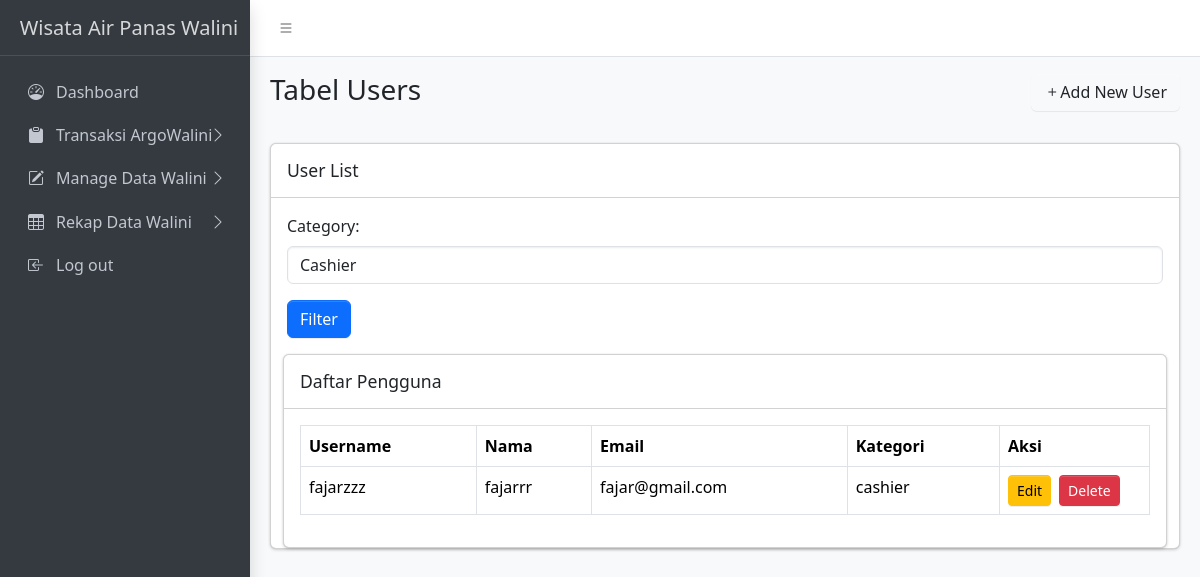
The page /admin/user.php?kategori=cashier on the database its author committed.
### tables this page shows
CREATE TABLE `users` (
  `id` int(11) NOT NULL,
  `name` varchar(100) NOT NULL,
  `username` varchar(50) NOT NULL,
  `email` varchar(100) NOT NULL,
  `kategori_user` enum('cashier','manager','administrator','officer','monitoring') NOT NULL,
  `password` varchar(255) NOT NULL,
  `created_at` timestamp NOT NULL DEFAULT current_timestamp()
);

### admin/user.php (the view, shortened to what this page needs)
<?php
require '../includes/db_connect.php';
$kategori = isset($_GET['kategori']) ? $_GET['kategori'] : '';
if ($kategori && $kategori !== '') {
    $sql = "SELECT name, username, email, kategori_user FROM users WHERE kategori_user = ?";
    $stmt = $conn->prepare($sql);
    $stmt->bind_param("s", $kategori);
    $stmt->execute();
    $result = $stmt->get_result();
} else {
    $sql = "SELECT name, username, email, kategori_user FROM users";
    $result = $conn->query($sql);
}
?>
<!DOCTYPE html>
<html lang="en">
<head>
    <link rel="stylesheet" href="https://cdn.jsdelivr.net/npm/@fontsource/source-sans-3@5.0.12/index.css">
    <link rel="stylesheet" href="https://cdn.jsdelivr.net/npm/overlayscrollbars@2.3.0/styles/overlayscrollbars.min.css">
    <link rel="stylesheet" href="https://cdn.jsdelivr.net/npm/bootstrap-icons@1.11.0/font/bootstrap-icons.min.css">
    <link rel="stylesheet" href="../assets/css/adminlte.css">
    <link rel="stylesheet" href="https://cdn.jsdelivr.net/npm/apexcharts@3.37.1/dist/apexcharts.css">
    <link rel="stylesheet" href="https://cdn.jsdelivr.net/npm/jsvectormap@1.5.3/dist/css/jsvectormap.min.css">
</head>
<body class="layout-fixed sidebar-expand-lg bg-body-tertiary">
    <div class="app-wrapper">
        <nav class="app-header navbar navbar-expand bg-body">
            <div class="container-fluid">
                <ul class="navbar-nav">
                    <li class="nav-item"> <a class="nav-link" data-lte-toggle="sidebar" href="#" role="button"> <i class="bi bi-list"></i> </a> </li>
                </ul>
            </div>
        </nav>
        <aside class="app-sidebar bg-body-secondary shadow" data-bs-theme="dark">
            <div class="sidebar-brand"> <a href="./index.html" class="brand-link"> <span class="brand-text fw-light">Wisata Air Panas Walini</span> </a> </div>
            <div class="sidebar-wrapper">
                <nav class="mt-2">
                    <ul class="nav sidebar-menu flex-column" data-lte-toggle="treeview" role="menu" data-accordion="false">
                        <li class="nav-item">
                            <a href="./index.html" class="nav-link" role="menuitem">
                                <i class="nav-icon bi bi-speedometer"></i>
                                <p>Dashboard</p>
                            </a>
                        </li>
                        <li class="nav-item">
                            <a href="#" class="nav-link" role="menuitem">
                                <i class="nav-icon bi bi-clipboard-fill"></i>
                                <p>Transaksi ArgoWalini
                                    <i class="nav-arrow bi bi-chevron-right"></i>
                                </p>
                            </a>
                        </li>
                        <li class="nav-item">
                            <a href="#" class="nav-link" role="menuitem">
                                <i class="nav-icon bi bi-pencil-square"></i>
                                <p>Manage Data Walini
                                </p>
                            </a>
                        </li>
                        <li class="nav-item">
                            <a href="#" class="nav-link" role="menuitem">
                                <i class="nav-icon bi bi-table"></i>
                                <p>Rekap Data Walini
                                </p>
                            </a>
                        </li>
                        <li class="nav-item">
                            <a href="./docs/introduction.html" class="nav-link" role="menuitem">
                                <i class="nav-icon bi bi-box-arrow-in-left"></i>
                                <p>Log out</p>
                            </a>
                        </li>
                    </ul>
                </nav>
            </div>
        </aside>
        <main class="app-main">
            <div class="app-content-header">
                <div class="container-fluid">
                    <div class="row">
                        <div class="col-sm-6">
                            <h3 class="mb-0">Tabel Users</h3>
                        </div>
                        <div class="col-sm-6 text-end">
                            <button class="btn btn-custom mb-3" data-bs-toggle="modal" data-bs-target="#addUserModal"><i class="bi bi-plus"></i>Add New User</button>
                        </div>
                    </div>
                </div>
            </div>
            <div class="app-content">
                <div class="container-fluid">
                    <div class="row">
                        <div class="col-md-12">
                            <div class="card mb-4">
                                <div class="card-header">
                                    <h3 class="card-title">User List</h3>
                                </div>
                                <div class="card-body">
                                    <form class="row g-3">
                                        <div class="col-12">
                                            <label for="filterCategory" class="form-label">Category:</label>
                                            <select name="kategori" id="filterkategori" class="form-control">
                                                <option value="cashier" <?= $kategori === 'cashier' ? 'selected' : '' ?>>Cashier</option>
                                            </select>
                                        </div>
                                        <div class="col-md-4 align-self-end">
                                        <button type="submit" class="btn btn-primary">Filter</button>
                                    </div>
                                    </form>
                                </div>
                                <div class="container-fluid">
                                    <div class="card">
                                        <div class="card-header">
                                            <h3 class="card-title">Daftar Pengguna</h3>
                                        </div>
                                        <div class="card-body">
                                            <div class="table-responsive">
                                                <table class="table table-bordered">
                                                    <thead>
                                                        <tr>
                                                            <th>Username</th>
                                                            <th>Nama</th>
                                                            <th>Email</th>
                                                            <th>Kategori</th>
                                                            <th style="width: 150px">Aksi</th>
                                                        </tr>
                                                    </thead>
                                                    <tbody>
                                                        <?php if (mysqli_num_rows($result) > 0): ?>
                                                            <?php while ($row = mysqli_fetch_assoc($result)): ?>
                                                                <tr>
                                                                    <td><?= htmlspecialchars($row['username']); ?></td>
                                                                    <td><?= htmlspecialchars($row['name']); ?></td>
                                                                    <td><?= isset($row['email']) ? htmlspecialchars($row['email']) : 'Tidak Ada Data'; ?></td>
                                                                    <td><?= isset($row['kategori_user']) ? htmlspecialchars($row['kategori_user']) : 'Tidak Ada Data'; ?></td>
                                                                    <td>
                                                                        <div class="d-flex gap-2">
                                                                            <a href="#"
                                                                                class="btn btn-warning btn-sm"
                                                                                data-bs-toggle="modal"
                                                                                data-bs-target="#editUserModal"
                                                                                onclick="populateEditForm(<?= htmlspecialchars(json_encode($row)); ?>)">
                                                                                Edit
                                                                                </a>
                                                                            <a href="delete-user.php?id=<?= isset($row['id']) ? $row['id'] : ''; ?>" class="btn btn-danger btn-sm" onclick="return confirm('Yakin ingin menghapus pengguna ini?')">Delete</a>
                                                                        </div>
                                                                    </td>
                                                                </tr>
                                                            <?php endwhile; ?>
                                                        <?php else: ?>
                                                            <tr>
                                                                <td colspan="5" class="text-center">Tidak ada data pengguna.</td>
                                                            </tr>
                                                        <?php endif; ?>
                                                    </tbody>
                                                </table>
                                            </div>
                                        </div>
                                    </div>
                                </div>
                            </div>
                        </div>
                    </div>
                </div>
            </div>
        </main>
    </div>
</body>
</html>

### rows shown on the page
users: username "fajarzzz", name "fajarrr", email "fajar@gmail.com", kategori_user "cashier"
